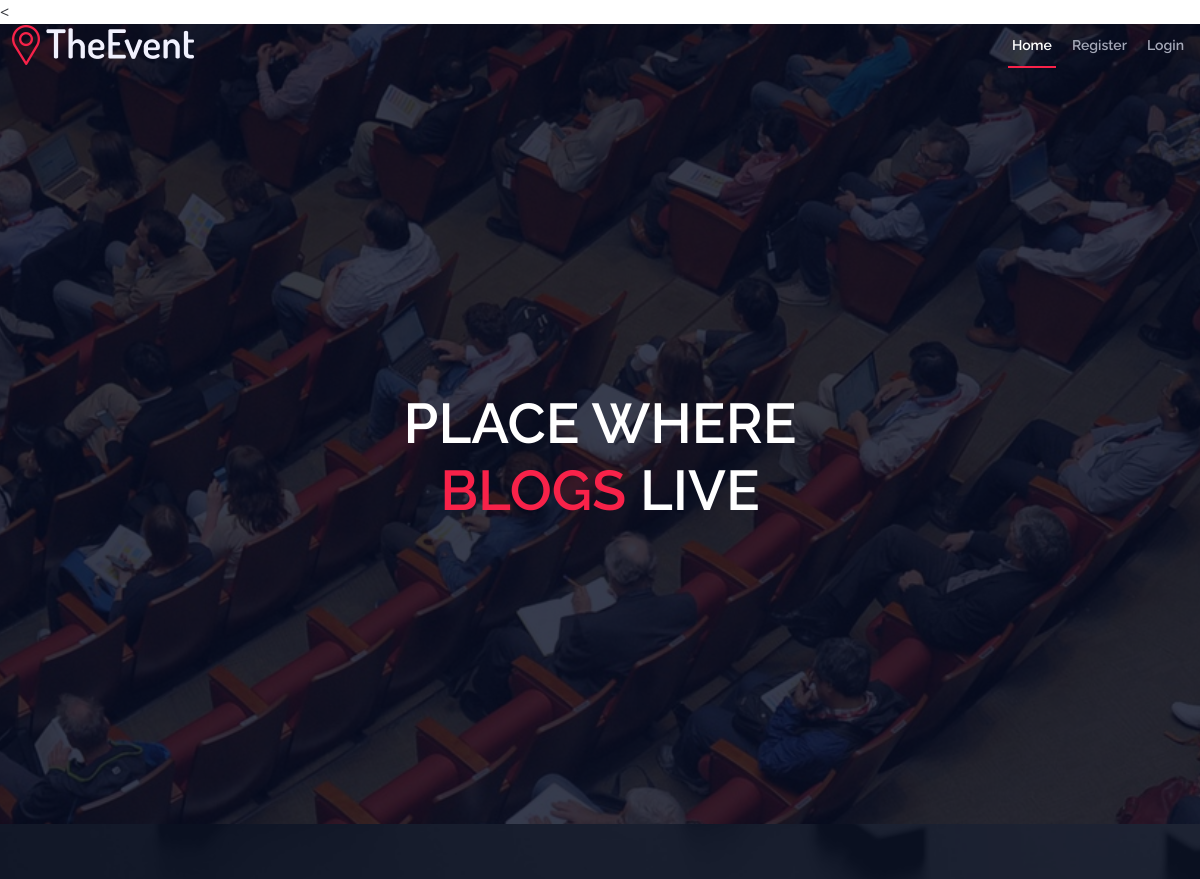
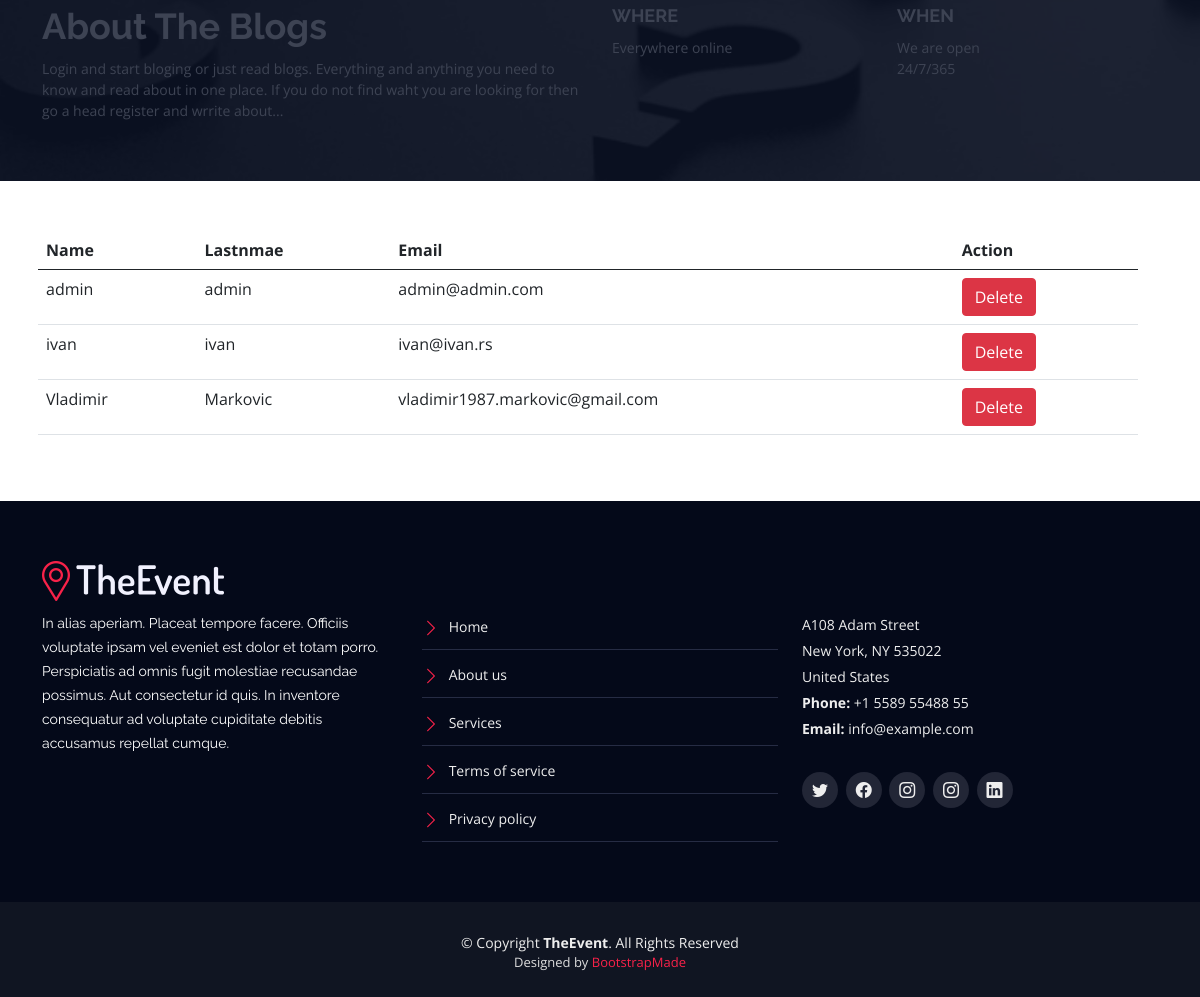
/users_list.php, run on the app's committed database (2 pictures, top to bottom).
### tables this page shows
CREATE TABLE `users` (
  `id` int(11) NOT NULL,
  `name` varchar(256) NOT NULL,
  `lastname` varchar(256) NOT NULL,
  `email` varchar(2256) NOT NULL,
  `password` varchar(256) NOT NULL,
  `admin` enum('no','yes') NOT NULL DEFAULT 'no'
);

### classes/Users.php (called while the page is built, shortened)
<?php
class Users extends Database
{
	public function getAllUsers(){
		$db = $this->connection();
		$stmt = $db->prepare("SELECT id,name,lastname,email FROM users ORDER BY name ASC");
		$stmt->execute();
		$admin_users = $stmt->fetchAll(PDO::FETCH_OBJ);
		return $admin_users;
	}
}

### assets/partials/includes/admin_functions.php (called while the page is built, shortened)
<?php
$all_users = new Users();
$admin_users = $all_users->getAllUsers();

### users_list.php (the view, shortened to what this page needs)
<<?php
include_once 'assets/partials/header.php';
include_once 'classes/Users.php';
include_once 'assets/partials/includes/admin_functions.php';
 ?>
<div class="row" style="width: 100%; padding: 50px;">
	<table class="table">
	  <thead>
	    <tr>
	      <th scope="col">Name</th>
	      <th scope="col">Lastnmae</th>
	      <th scope="col">Email</th>
	      <th scope="col">Action</th>
	    </tr>
	  </thead>
	  <tbody>
	  	<?php foreach ($admin_users as $data): ?>
	    <tr>
	      <td><?=$data->name?></td>
	      <td><?=$data->lastname?></td>
	      <td><?=$data->email?></td>
	      <td><form style="display: inline;" method="post" action=""><button type="submit" name="deleteuser" id="deleteuser" class="btn btn-danger" value="<?=$data->id?>">Delete</button></form></td>
	    </tr>
	    <?php endforeach ?>
	  </tbody>
	</table>
</div>
 <?php
include_once 'assets/partials/footer.php';
  ?>

### assets/css/style.css (style rules this page uses)
body { background: #fff; color: #2f3138; font-family: "Open Sans", sans-serif; }

### data on the page
users: name "admin", lastname "admin", email "admin@admin.com", $data->id 10 (drawn)
users: name "ivan", lastname "ivan", email "ivan@ivan.rs", $data->id 8 (drawn)
users: name "Vladimir", lastname "Markovic", email "vladimir1987.markovic@gmail.com", $data->id 9 (drawn)
